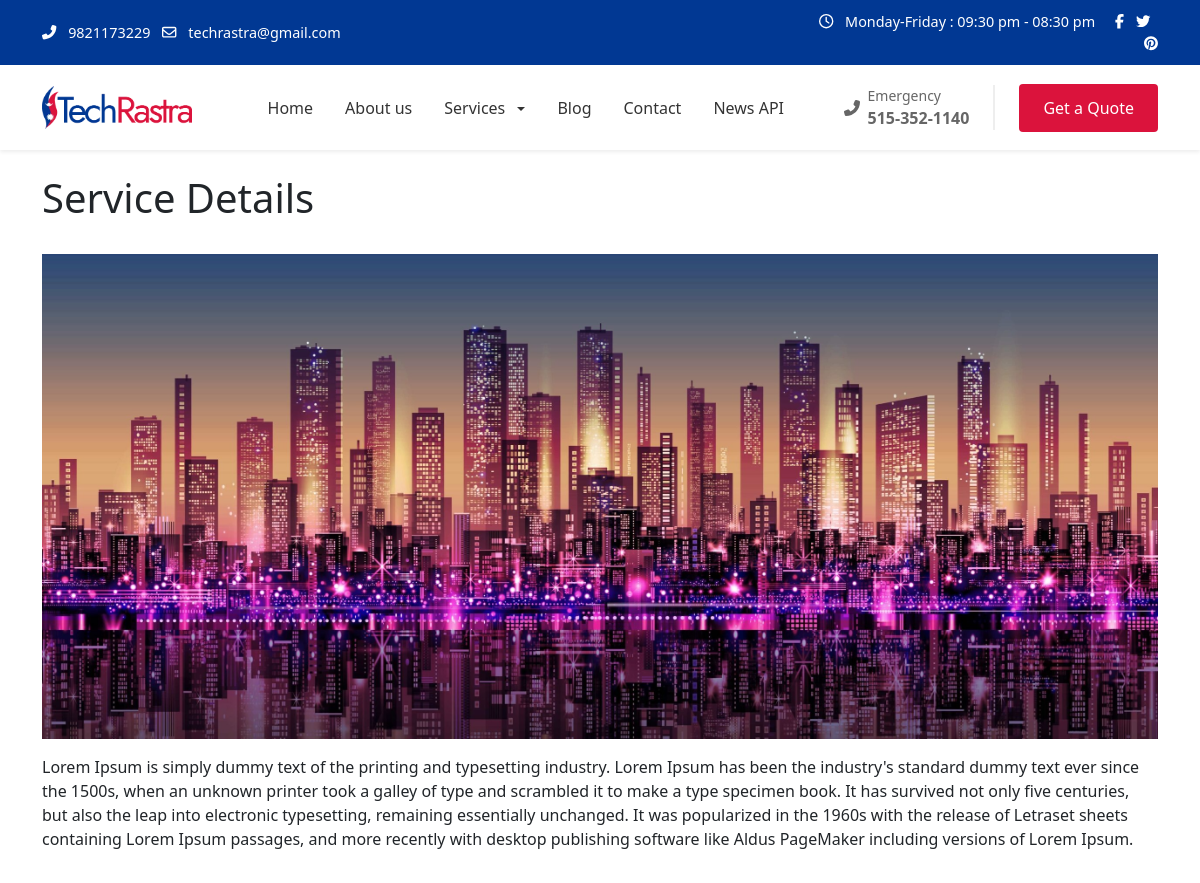
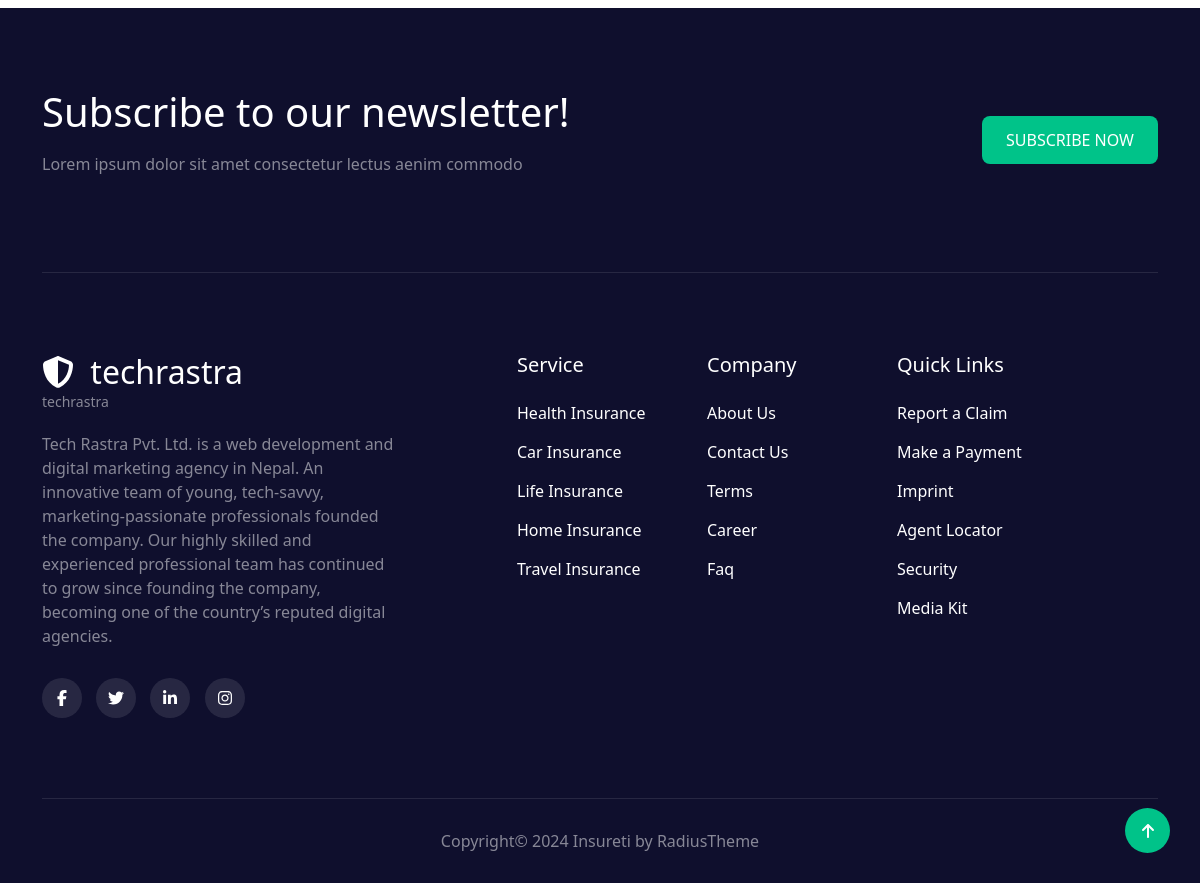
Screenshot of /service/life-insurance with the database file from the repository (2 pictures, top to bottom).
### website/models.py (models this page shows, shortened)
class Settings(models.Model):
    name = models.CharField(max_length=100)
    slug = models.SlugField(max_length=100, unique=True)
    email = models.EmailField(blank=True, null=True)
    phone = models.CharField(max_length=100, blank=True, null=True)
    address = models.CharField(max_length=100, blank=True, null=True)
    description = models.TextField(blank=True, null=True)
    logo = models.ImageField(upload_to='logo/', blank=True, null=True)
    fabicon = models.ImageField(upload_to='fabicon/', blank=True, null=True)
    meta_title = models.CharField(max_length=100, blank=True, null=True)
    meta_description = models.TextField(blank=True, null=True)
    meta_keywords = models.TextField(blank=True, null=True)

class Service(models.Model):
    title = models.CharField(max_length=100)
    slug = models.SlugField(max_length=100, unique=True)
    sub_title = models.CharField(max_length=100, blank=True, null=True)
    image = models.ImageField(upload_to='service/', blank=True, null=True)
    summary = models.TextField(blank=True, null=True)
    description = RichTextField(blank=True, null=True)
    meta_title = models.CharField(max_length=100, blank=True, null=True)
    meta_description = models.TextField(blank=True, null=True)
    meta_keywords = models.TextField(blank=True, null=True)

### website/views.py (the view)
# urls.py: path('service/<slug>', views.service_details, name='service-details'),
def service_details(request, slug):
    data={
        'serviceData': Service.objects.get(slug=slug),
    }
    return render(request, 'service_details.html', data)

### website/general.py (called while the page is built)
def global_data(request):
    data ={
            'settingData': Settings.objects.first(),
            'menuServiceData': Service.objects.all
        }
    return data

### website/templates/service_details.html
{% extends 'layouts/master.html' %}
{% block content %}
<div class="container py-4">
    <div class="row">
        <div class="col-md-12 mb-4">
            <h1> Service Details </h1>
        </div>
    </div>
    <div class="row">
        <div class="col md-12">
            {% if serviceData.image %}
            <img src="{{ serviceData.image.url }}" alt="{{ serviceData.title }}" class="img-fluid">
            {% endif %}
            <p>
                {{ serviceData.description | safe }}
            </p>
        </div>
    </div>
</div>
{% endblock %}

### website/templates/layouts/header.html (shortened to what this page needs)
{% load static %}
<div class="top-bar">
    <div class="container">
        <div class="row align-items-center">
            <div class="col-md-8">
                {% if settingData %}
                <a href="tel:{{ settingData.phone }}" class="text-white me-2 text-decoration-none">
                    <i class="fas fa-phone-alt me-2"></i>
                        {{ settingData.phone }}
                </a>
                {% endif %}
                <a href="" class="text-white me-2 text-decoration-none">
                    <i class="far fa-envelope me-2"></i>
                    {% if settingData %}
                        {{ settingData.email }}
                    {% else %}
                        info@techrastra.com
                    {% endif %}
                </a>
            </div>
            <div class="col-md-4 text-end">
                    <span class="me-3">
                        <i class="far fa-clock me-2"></i>
                        Monday-Friday : 09:30 pm - 08:30 pm
                    </span>
                <a href="#" class="text-white me-2"><i class="fab fa-facebook-f"></i></a>
                <a href="#" class="text-white me-2"><i class="fab fa-twitter"></i></a>
                <a href="#" class="text-white"><i class="fab fa-pinterest"></i></a>
            </div>
        </div>
    </div>
</div>
<nav class="navbar navbar-expand-lg navbar-light bg-white py-3 shadow-sm sticky-top">
    <div class="container">
        <a class="navbar-brand" href="{% url 'index' %}">
            {% if settingData.logo %}
                <img src="{{ settingData.logo.url }}" alt="Techrastra">
            {% else %}
                <img src="{% static 'logo/logo.webp' %}" alt="Techrastra">
            {% endif %}
        </a>
        <div class="collapse navbar-collapse" id="navbarNav">
            <ul class="navbar-nav mx-auto">
                <li class="nav-item">
                    <a class="nav-link" href="{% url 'index' %}">
                        Home
                    </a>
                </li>
                <li class="nav-item">
                    <a class="nav-link" href="{% url 'about-us' %}">
                        About us
                    </a>
                </li>
                <li class="nav-item dropdown">
                    <a class="nav-link dropdown-toggle" href="{% url 'service' %}" role="button" data-bs-toggle="dropdown">
                        Services
                    </a>
                </li>
                <li class="nav-item">
                    <a class="nav-link" href="{% url 'blog' %}">
                        Blog
                    </a>
                </li>
                <li class="nav-item">
                    <a class="nav-link" href="{% url 'contact' %}">
                        Contact
                    </a>
                </li>
                <li class="nav-item">
                    <a class="nav-link" href="{% url 'api-news' %}">
                        News API
                    </a>
                </li>
            </ul>
            <div class="d-flex align-items-center">
                <div class="emergency-phone me-4">
                    <div class="d-flex align-items-center">
                        <i class="fas fa-phone-alt me-2"></i>
                        <div>
                            <small class="d-block">Emergency</small>
                            <strong>515-352-1140</strong>
                        </div>
                    </div>
                </div>
                <a href="{% url 'service' %}" class="btn-quote">Get a Quote</a>
            </div>
        </div>
    </div>
</nav>

### website/templates/layouts/footer.html
<footer class="footer-section">
    <div class="container">
        <div class="newsletter-section">
            <div class="row align-items-center">
                <div class="col-lg-6">
                    <h2 class="h1 mb-3">Subscribe to our newsletter!</h2>
                    <p class="text-white-50">Lorem ipsum dolor sit amet consectetur lectus aenim commodo</p>
                </div>
                <div class="col-lg-6 text-lg-end">
                    <button class="subscribe-btn">SUBSCRIBE NOW</button>
                </div>
            </div>
        </div>
        <div class="row g-4">
            <div class="col-lg-4">
                <div class="footer-logo">
                    <h3 class="h2 mb-0">
                        <i class="fas fa-shield-alt me-2"></i>
                        {{ settingData.name }}
                    </h3>
                    <small class="text-white-50 d-block">
                        {{ settingData.name }}
                    </small>
                </div>
                <p class="text-white-50">
                    {{ settingData.description | safe }}
                </p>
                <div class="social-links">
                    <a href="#"><i class="fab fa-facebook-f"></i></a>
                    <a href="#"><i class="fab fa-twitter"></i></a>
                    <a href="#"><i class="fab fa-linkedin-in"></i></a>
                    <a href="#"><i class="fab fa-instagram"></i></a>
                </div>
            </div>
            <div class="col-lg-2 offset-lg-1">
                <h5 class="mb-4">Service</h5>
                <ul class="footer-links">
                    <li><a href="#">Health Insurance</a></li>
                    <li><a href="#">Car Insurance</a></li>
                    <li><a href="#">Life Insurance</a></li>
                    <li><a href="#">Home Insurance</a></li>
                    <li><a href="#">Travel Insurance</a></li>
                </ul>
            </div>
            <div class="col-lg-2">
                <h5 class="mb-4">Company</h5>
                <ul class="footer-links">
                    <li><a href="#">About Us</a></li>
                    <li><a href="#">Contact Us</a></li>
                    <li><a href="#">Terms</a></li>
                    <li><a href="#">Career</a></li>
                    <li><a href="#">Faq</a></li>
                </ul>
            </div>
            <div class="col-lg-2">
                <h5 class="mb-4">Quick Links</h5>
                <ul class="footer-links">
                    <li><a href="#">Report a Claim</a></li>
                    <li><a href="#">Make a Payment</a></li>
                    <li><a href="#">Imprint</a></li>
                    <li><a href="#">Agent Locator</a></li>
                    <li><a href="#">Security</a></li>
                    <li><a href="#">Media Kit</a></li>
                </ul>
            </div>
        </div>
        <div class="copyright text-center">
            <p class="mb-0 text-white-50">Copyright© 2024 Insureti by RadiusTheme</p>
        </div>
    </div>
    <a href="#" class="scroll-top">
        <i class="fas fa-arrow-up"></i>
    </a>
</footer>

### static/css/style.css (style rules this page uses)
body { margin: 0; padding: 0; }
.top-bar { background-color: #013893; color: white; font-size: 0.9rem; padding: 11px 27px; }
.navbar-brand img { width: 150px; }
.nav-link { color: #333 !important; font-weight: 500; padding: 0.5rem 1rem !important; }
.emergency-phone { color: #666; border-right: 2px solid #eee; padding-right: 1.5rem; }
.btn-quote { background-color: #db133c; color: white; padding: 0.75rem 1.5rem; border-radius: 4px; text-decoration: none; transition: all 0.3s ease; }
.dropdown-toggle::after { margin-left: 0.5em; vertical-align: middle; }
.footer-section { background-color: #0f0f2d; color: white; padding: 80px 0 0 0; }
.newsletter-section { border-bottom: 1px solid rgba(255, 255, 255, 0.1); padding-bottom: 80px; margin-bottom: 80px; }
.subscribe-btn { background-color: #00c389; border: none; border-radius: 8px; padding: 12px 24px; color: white; font-weight: 500; transition: opacity 0.3s; }
.footer-logo { margin-bottom: 20px; }
.footer-links { list-style: none; padding: 0; }
.footer-links li { margin-bottom: 15px; }
.footer-links a { color: #ffffff; text-decoration: none; transition: opacity 0.3s; }
.social-links { margin-top: 30px; }
.social-links a { display: inline-flex; align-items: center; justify-content: center; width: 40px; height: 40px; background-color: rgba(255, 255, 255, 0.1); border-radius: 50%; margin-right: 10px; color: white; text-decoration: none; transition: background-color 0.3s; }
.copyright { padding: 30px 0; border-top: 1px solid rgba(255, 255, 255, 0.1); margin-top: 80px; }
.scroll-top { position: fixed; bottom: 30px; right: 30px; width: 45px; height: 45px; background-color: #00c389; color: white; border-radius: 50%; display: flex; align-items: center; justify-content: center; text-decoration: none; transition: opacity 0.3s; }

### rows the page displays
Settings: phone "9821173229", email "techrastra@gmail.com", logo (picture), name "techrastra", description "Tech Rastra Pvt. Ltd. is a web development and digital marketing agency in Nepal. An innovative team of young, tech-savvy, marketing-passionate professionals founded the company. Our highly skilled and experienced professional team has continued to grow since founding the company, becoming one of the country’s reputed digital agencies."
Service: image (picture), description "Lorem Ipsum is simply dummy text of the printing and typesetting industry. Lorem Ipsum has been the industry's standard dummy text ever since the 1500s, when an unknown printer took a galley of type and scrambled it to make a type specimen book. It has survived not only five centuries, but also the leap into electronic typesetting, remaining essentially unchanged. It was popularized in the 1960s with the release of Letraset sheets containing Lorem Ipsum passages, and more recently with desktop publishing software like Aldus PageMaker including versions of Lorem Ipsum."
